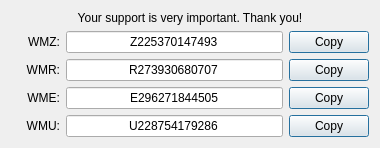
<?xml version="1.0" encoding="UTF-8"?>
<ui version="4.0">
 <class>DonateWebMoney</class>
 <widget class="QWidget" name="DonateWebMoney">
  <property name="geometry">
   <rect>
    <x>0</x>
    <y>0</y>
    <width>380</width>
    <height>147</height>
   </rect>
  </property>
  <property name="windowTitle">
   <string>DonateWebMoney</string>
  </property>
  <layout class="QGridLayout" name="gridLayout">
   <item row="1" column="0">
    <widget class="QLabel" name="btcLabel11">
     <property name="sizePolicy">
      <sizepolicy hsizetype="Maximum" vsizetype="Preferred">
       <horstretch>0</horstretch>
       <verstretch>0</verstretch>
      </sizepolicy>
     </property>
     <property name="font">
      <font>
       <pointsize>11</pointsize>
       <weight>50</weight>
       <bold>false</bold>
      </font>
     </property>
     <property name="accessibleDescription">
      <string/>
     </property>
     <property name="styleSheet">
      <string notr="true">color: #996515</string>
     </property>
     <property name="text">
      <string/>
     </property>
     <property name="pixmap">
      <pixmap resource="QtResource.qrc">:/Resources/CurrencySign/USD.png</pixmap>
     </property>
     <property name="alignment">
      <set>Qt::AlignCenter</set>
     </property>
    </widget>
   </item>
   <item row="1" column="1">
    <widget class="QLabel" name="label">
     <property name="text">
      <string>WMZ:</string>
     </property>
     <property name="alignment">
      <set>Qt::AlignRight|Qt::AlignTrailing|Qt::AlignVCenter</set>
     </property>
    </widget>
   </item>
   <item row="1" column="2">
    <widget class="QLineEdit" name="wmz">
     <property name="minimumSize">
      <size>
       <width>80</width>
       <height>0</height>
      </size>
     </property>
     <property name="text">
      <string>Z225370147493</string>
     </property>
     <property name="alignment">
      <set>Qt::AlignCenter</set>
     </property>
     <property name="readOnly">
      <bool>true</bool>
     </property>
    </widget>
   </item>
   <item row="1" column="3">
    <widget class="QPushButton" name="wmzCopy">
     <property name="sizePolicy">
      <sizepolicy hsizetype="Preferred" vsizetype="Maximum">
       <horstretch>0</horstretch>
       <verstretch>0</verstretch>
      </sizepolicy>
     </property>
     <property name="minimumSize">
      <size>
       <width>80</width>
       <height>0</height>
      </size>
     </property>
     <property name="maximumSize">
      <size>
       <width>16777215</width>
       <height>16777215</height>
      </size>
     </property>
     <property name="accessibleName">
      <string>TR00054</string>
     </property>
     <property name="text">
      <string>Copy</string>
     </property>
     <property name="autoDefault">
      <bool>false</bool>
     </property>
     <property name="default">
      <bool>true</bool>
     </property>
    </widget>
   </item>
   <item row="2" column="0">
    <widget class="QLabel" name="btcLabel11_2">
     <property name="sizePolicy">
      <sizepolicy hsizetype="Maximum" vsizetype="Preferred">
       <horstretch>0</horstretch>
       <verstretch>0</verstretch>
      </sizepolicy>
     </property>
     <property name="font">
      <font>
       <pointsize>11</pointsize>
       <weight>50</weight>
       <bold>false</bold>
      </font>
     </property>
     <property name="accessibleDescription">
      <string/>
     </property>
     <property name="styleSheet">
      <string notr="true">color: #996515</string>
     </property>
     <property name="text">
      <string/>
     </property>
     <property name="pixmap">
      <pixmap resource="QtResource.qrc">:/Resources/CurrencySign/RUR.png</pixmap>
     </property>
     <property name="alignment">
      <set>Qt::AlignCenter</set>
     </property>
    </widget>
   </item>
   <item row="2" column="1">
    <widget class="QLabel" name="label_2">
     <property name="text">
      <string>WMR:</string>
     </property>
     <property name="alignment">
      <set>Qt::AlignRight|Qt::AlignTrailing|Qt::AlignVCenter</set>
     </property>
    </widget>
   </item>
   <item row="2" column="2">
    <widget class="QLineEdit" name="wmr">
     <property name="minimumSize">
      <size>
       <width>80</width>
       <height>0</height>
      </size>
     </property>
     <property name="text">
      <string>R273930680707</string>
     </property>
     <property name="alignment">
      <set>Qt::AlignCenter</set>
     </property>
     <property name="readOnly">
      <bool>true</bool>
     </property>
    </widget>
   </item>
   <item row="2" column="3">
    <widget class="QPushButton" name="wmrCopy">
     <property name="sizePolicy">
      <sizepolicy hsizetype="Preferred" vsizetype="Maximum">
       <horstretch>0</horstretch>
       <verstretch>0</verstretch>
      </sizepolicy>
     </property>
     <property name="minimumSize">
      <size>
       <width>80</width>
       <height>0</height>
      </size>
     </property>
     <property name="maximumSize">
      <size>
       <width>16777215</width>
       <height>16777215</height>
      </size>
     </property>
     <property name="accessibleName">
      <string>TR00054</string>
     </property>
     <property name="text">
      <string>Copy</string>
     </property>
     <property name="autoDefault">
      <bool>false</bool>
     </property>
     <property name="default">
      <bool>true</bool>
     </property>
    </widget>
   </item>
   <item row="3" column="0">
    <widget class="QLabel" name="btcLabel11_3">
     <property name="sizePolicy">
      <sizepolicy hsizetype="Maximum" vsizetype="Preferred">
       <horstretch>0</horstretch>
       <verstretch>0</verstretch>
      </sizepolicy>
     </property>
     <property name="font">
      <font>
       <pointsize>11</pointsize>
       <weight>50</weight>
       <bold>false</bold>
      </font>
     </property>
     <property name="accessibleDescription">
      <string/>
     </property>
     <property name="styleSheet">
      <string notr="true">color: #996515</string>
     </property>
     <property name="text">
      <string/>
     </property>
     <property name="pixmap">
      <pixmap resource="QtResource.qrc">:/Resources/CurrencySign/EUR.png</pixmap>
     </property>
     <property name="alignment">
      <set>Qt::AlignCenter</set>
     </property>
    </widget>
   </item>
   <item row="3" column="1">
    <widget class="QLabel" name="label_3">
     <property name="text">
      <string>WME:</string>
     </property>
     <property name="alignment">
      <set>Qt::AlignRight|Qt::AlignTrailing|Qt::AlignVCenter</set>
     </property>
    </widget>
   </item>
   <item row="3" column="2">
    <widget class="QLineEdit" name="wme">
     <property name="minimumSize">
      <size>
       <width>80</width>
       <height>0</height>
      </size>
     </property>
     <property name="text">
      <string>E296271844505</string>
     </property>
     <property name="alignment">
      <set>Qt::AlignCenter</set>
     </property>
     <property name="readOnly">
      <bool>true</bool>
     </property>
    </widget>
   </item>
   <item row="3" column="3">
    <widget class="QPushButton" name="wmeCopy">
     <property name="sizePolicy">
      <sizepolicy hsizetype="Preferred" vsizetype="Maximum">
       <horstretch>0</horstretch>
       <verstretch>0</verstretch>
      </sizepolicy>
     </property>
     <property name="minimumSize">
      <size>
       <width>80</width>
       <height>0</height>
      </size>
     </property>
     <property name="maximumSize">
      <size>
       <width>16777215</width>
       <height>16777215</height>
      </size>
     </property>
     <property name="accessibleName">
      <string>TR00054</string>
     </property>
     <property name="text">
      <string>Copy</string>
     </property>
     <property name="autoDefault">
      <bool>false</bool>
     </property>
     <property name="default">
      <bool>true</bool>
     </property>
    </widget>
   </item>
   <item row="4" column="0">
    <widget class="QLabel" name="btcLabel11_4">
     <property name="sizePolicy">
      <sizepolicy hsizetype="Maximum" vsizetype="Preferred">
       <horstretch>0</horstretch>
       <verstretch>0</verstretch>
      </sizepolicy>
     </property>
     <property name="font">
      <font>
       <pointsize>11</pointsize>
       <weight>50</weight>
       <bold>false</bold>
      </font>
     </property>
     <property name="accessibleDescription">
      <string/>
     </property>
     <property name="styleSheet">
      <string notr="true">color: #996515</string>
     </property>
     <property name="text">
      <string/>
     </property>
     <property name="pixmap">
      <pixmap resource="QtResource.qrc">:/Resources/CurrencySign/UAH.png</pixmap>
     </property>
     <property name="alignment">
      <set>Qt::AlignCenter</set>
     </property>
    </widget>
   </item>
   <item row="4" column="1">
    <widget class="QLabel" name="label_4">
     <property name="text">
      <string>WMU:</string>
     </property>
     <property name="alignment">
      <set>Qt::AlignRight|Qt::AlignTrailing|Qt::AlignVCenter</set>
     </property>
    </widget>
   </item>
   <item row="4" column="2">
    <widget class="QLineEdit" name="wmu">
     <property name="minimumSize">
      <size>
       <width>80</width>
       <height>0</height>
      </size>
     </property>
     <property name="text">
      <string>U228754179286</string>
     </property>
     <property name="alignment">
      <set>Qt::AlignCenter</set>
     </property>
     <property name="readOnly">
      <bool>true</bool>
     </property>
    </widget>
   </item>
   <item row="4" column="3">
    <widget class="QPushButton" name="wmuCopy">
     <property name="sizePolicy">
      <sizepolicy hsizetype="Preferred" vsizetype="Maximum">
       <horstretch>0</horstretch>
       <verstretch>0</verstretch>
      </sizepolicy>
     </property>
     <property name="minimumSize">
      <size>
       <width>80</width>
       <height>0</height>
      </size>
     </property>
     <property name="maximumSize">
      <size>
       <width>16777215</width>
       <height>16777215</height>
      </size>
     </property>
     <property name="accessibleName">
      <string>TR00054</string>
     </property>
     <property name="text">
      <string>Copy</string>
     </property>
     <property name="autoDefault">
      <bool>false</bool>
     </property>
     <property name="default">
      <bool>true</bool>
     </property>
    </widget>
   </item>
   <item row="0" column="0" colspan="4">
    <widget class="QLabel" name="thankYouLabel">
     <property name="accessibleName">
      <string>DONATE_THANK_YOU</string>
     </property>
     <property name="text">
      <string>Your support is very important. Thank you!</string>
     </property>
     <property name="alignment">
      <set>Qt::AlignCenter</set>
     </property>
    </widget>
   </item>
  </layout>
 </widget>
 <layoutdefault spacing="6" margin="11"/>
 <resources>
  <include location="QtResource.qrc"/>
 </resources>
 <connections/>
</ui>
